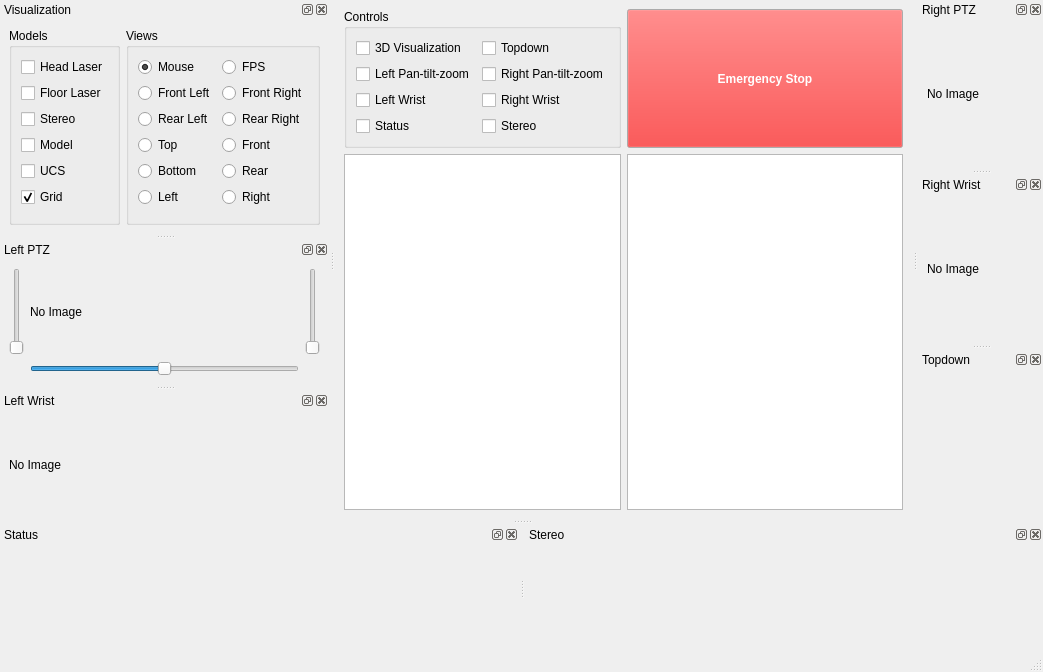
<ui version="4.0" >
 <class>Launcher</class>
 <widget class="QMainWindow" name="Launcher" >
  <property name="geometry" >
   <rect>
    <x>0</x>
    <y>0</y>
    <width>1043</width>
    <height>672</height>
   </rect>
  </property>
  <property name="sizePolicy" >
   <sizepolicy vsizetype="Preferred" hsizetype="Preferred" >
    <horstretch>0</horstretch>
    <verstretch>0</verstretch>
   </sizepolicy>
  </property>
  <property name="windowTitle" >
   <string>Launcher</string>
  </property>
  <property name="dockNestingEnabled" >
   <bool>false</bool>
  </property>
  <widget class="QWidget" name="centralwidget" >
   <layout class="QGridLayout" >
    <item row="0" column="0" >
     <widget class="QGroupBox" name="Controls_GB" >
      <property name="title" >
       <string>Controls</string>
      </property>
      <layout class="QGridLayout" >
       <item row="0" column="0" >
        <widget class="QCheckBox" name="Visualization_CB" >
         <property name="text" >
          <string>3D Visualization</string>
         </property>
        </widget>
       </item>
       <item row="0" column="1" >
        <widget class="QCheckBox" name="Topdown_CB" >
         <property name="text" >
          <string>Topdown</string>
         </property>
        </widget>
       </item>
       <item row="1" column="0" >
        <widget class="QCheckBox" name="PTZL_CB" >
         <property name="text" >
          <string>Left Pan-tilt-zoom</string>
         </property>
        </widget>
       </item>
       <item row="1" column="1" >
        <widget class="QCheckBox" name="PTZR_CB" >
         <property name="text" >
          <string>Right Pan-tilt-zoom</string>
         </property>
        </widget>
       </item>
       <item row="2" column="0" >
        <widget class="QCheckBox" name="WristL_CB" >
         <property name="text" >
          <string>Left Wrist</string>
         </property>
        </widget>
       </item>
       <item row="2" column="1" >
        <widget class="QCheckBox" name="WristR_CB" >
         <property name="text" >
          <string>Right Wrist</string>
         </property>
        </widget>
       </item>
       <item row="3" column="0" >
        <widget class="QCheckBox" name="Status_CB" >
         <property name="text" >
          <string>Status</string>
         </property>
        </widget>
       </item>
       <item row="3" column="1" >
        <widget class="QCheckBox" name="Stereo_CB" >
         <property name="text" >
          <string>Stereo</string>
         </property>
        </widget>
       </item>
      </layout>
     </widget>
    </item>
    <item row="0" column="1" >
     <widget class="QPushButton" name="Emergency_PB" >
      <property name="sizePolicy" >
       <sizepolicy vsizetype="Minimum" hsizetype="Minimum" >
        <horstretch>0</horstretch>
        <verstretch>0</verstretch>
       </sizepolicy>
      </property>
      <property name="minimumSize" >
       <size>
        <width>275</width>
        <height>100</height>
       </size>
      </property>
      <property name="palette" >
       <palette>
        <active>
         <colorrole role="WindowText" >
          <brush brushstyle="SolidPattern" >
           <color alpha="255" >
            <red>0</red>
            <green>0</green>
            <blue>0</blue>
           </color>
          </brush>
         </colorrole>
         <colorrole role="Button" >
          <brush brushstyle="SolidPattern" >
           <color alpha="255" >
            <red>255</red>
            <green>0</green>
            <blue>0</blue>
           </color>
          </brush>
         </colorrole>
         <colorrole role="Text" >
          <brush brushstyle="SolidPattern" >
           <color alpha="255" >
            <red>0</red>
            <green>0</green>
            <blue>0</blue>
           </color>
          </brush>
         </colorrole>
         <colorrole role="ButtonText" >
          <brush brushstyle="SolidPattern" >
           <color alpha="255" >
            <red>255</red>
            <green>255</green>
            <blue>255</blue>
           </color>
          </brush>
         </colorrole>
        </active>
        <inactive>
         <colorrole role="WindowText" >
          <brush brushstyle="SolidPattern" >
           <color alpha="255" >
            <red>0</red>
            <green>0</green>
            <blue>0</blue>
           </color>
          </brush>
         </colorrole>
         <colorrole role="Button" >
          <brush brushstyle="SolidPattern" >
           <color alpha="255" >
            <red>255</red>
            <green>0</green>
            <blue>0</blue>
           </color>
          </brush>
         </colorrole>
         <colorrole role="Text" >
          <brush brushstyle="SolidPattern" >
           <color alpha="255" >
            <red>0</red>
            <green>0</green>
            <blue>0</blue>
           </color>
          </brush>
         </colorrole>
         <colorrole role="ButtonText" >
          <brush brushstyle="SolidPattern" >
           <color alpha="255" >
            <red>255</red>
            <green>255</green>
            <blue>255</blue>
           </color>
          </brush>
         </colorrole>
        </inactive>
        <disabled>
         <colorrole role="WindowText" >
          <brush brushstyle="SolidPattern" >
           <color alpha="255" >
            <red>115</red>
            <green>115</green>
            <blue>116</blue>
           </color>
          </brush>
         </colorrole>
         <colorrole role="Button" >
          <brush brushstyle="SolidPattern" >
           <color alpha="255" >
            <red>255</red>
            <green>0</green>
            <blue>0</blue>
           </color>
          </brush>
         </colorrole>
         <colorrole role="Text" >
          <brush brushstyle="SolidPattern" >
           <color alpha="255" >
            <red>115</red>
            <green>115</green>
            <blue>116</blue>
           </color>
          </brush>
         </colorrole>
         <colorrole role="ButtonText" >
          <brush brushstyle="SolidPattern" >
           <color alpha="255" >
            <red>115</red>
            <green>115</green>
            <blue>116</blue>
           </color>
          </brush>
         </colorrole>
        </disabled>
       </palette>
      </property>
      <property name="font" >
       <font>
        <weight>75</weight>
        <bold>true</bold>
       </font>
      </property>
      <property name="text" >
       <string>Emergency Stop</string>
      </property>
     </widget>
    </item>
    <item row="1" column="0" >
     <widget class="QTextEdit" name="Console_TE" >
      <property name="acceptDrops" >
       <bool>false</bool>
      </property>
      <property name="undoRedoEnabled" >
       <bool>false</bool>
      </property>
      <property name="acceptRichText" >
       <bool>true</bool>
      </property>
      <property name="textInteractionFlags" >
       <set>Qt::TextBrowserInteraction</set>
      </property>
     </widget>
    </item>
    <item row="1" column="1" >
     <widget class="QTextEdit" name="Ros_TE" >
      <property name="acceptDrops" >
       <bool>false</bool>
      </property>
      <property name="undoRedoEnabled" >
       <bool>false</bool>
      </property>
      <property name="readOnly" >
       <bool>true</bool>
      </property>
      <property name="acceptRichText" >
       <bool>true</bool>
      </property>
      <property name="textInteractionFlags" >
       <set>Qt::TextBrowserInteraction</set>
      </property>
     </widget>
    </item>
   </layout>
  </widget>
  <widget class="QMenuBar" name="menubar" >
   <property name="geometry" >
    <rect>
     <x>0</x>
     <y>0</y>
     <width>1043</width>
     <height>30</height>
    </rect>
   </property>
  </widget>
  <widget class="QStatusBar" name="statusbar" />
  <widget class="QDockWidget" name="Visualization_DW" >
   <property name="windowModality" >
    <enum>Qt::NonModal</enum>
   </property>
   <property name="enabled" >
    <bool>true</bool>
   </property>
   <property name="sizePolicy" >
    <sizepolicy vsizetype="Minimum" hsizetype="Minimum" >
     <horstretch>0</horstretch>
     <verstretch>0</verstretch>
    </sizepolicy>
   </property>
   <property name="minimumSize" >
    <size>
     <width>125</width>
     <height>125</height>
    </size>
   </property>
   <property name="baseSize" >
    <size>
     <width>110</width>
     <height>110</height>
    </size>
   </property>
   <property name="focusPolicy" >
    <enum>Qt::NoFocus</enum>
   </property>
   <property name="floating" >
    <bool>false</bool>
   </property>
   <property name="features" >
    <set>QDockWidget::AllDockWidgetFeatures</set>
   </property>
   <property name="windowTitle" >
    <string>Visualization</string>
   </property>
   <attribute name="dockWidgetArea" >
    <number>1</number>
   </attribute>
   <widget class="QWidget" name="dockWidgetContents" >
    <layout class="QGridLayout" >
     <item row="0" column="0" >
      <widget class="QGroupBox" name="Models_GB" >
       <property name="title" >
        <string>Models</string>
       </property>
       <layout class="QGridLayout" >
        <item row="0" column="0" >
         <widget class="QCheckBox" name="HeadLaser_CB" >
          <property name="text" >
           <string>Head Laser</string>
          </property>
         </widget>
        </item>
        <item row="1" column="0" >
         <widget class="QCheckBox" name="FloorLaser_CB" >
          <property name="text" >
           <string>Floor Laser</string>
          </property>
         </widget>
        </item>
        <item row="2" column="0" >
         <widget class="QCheckBox" name="StereoCloud_CB" >
          <property name="text" >
           <string>Stereo</string>
          </property>
         </widget>
        </item>
        <item row="3" column="0" >
         <widget class="QCheckBox" name="Model_CB" >
          <property name="text" >
           <string>Model</string>
          </property>
         </widget>
        </item>
        <item row="4" column="0" >
         <widget class="QCheckBox" name="UCS_CB" >
          <property name="text" >
           <string>UCS</string>
          </property>
         </widget>
        </item>
        <item row="5" column="0" >
         <widget class="QCheckBox" name="Grid_CB" >
          <property name="text" >
           <string>Grid</string>
          </property>
          <property name="checked" >
           <bool>true</bool>
          </property>
         </widget>
        </item>
       </layout>
      </widget>
     </item>
     <item row="0" column="1" >
      <widget class="QGroupBox" name="Views_GB" >
       <property name="title" >
        <string>Views</string>
       </property>
       <property name="flat" >
        <bool>false</bool>
       </property>
       <layout class="QGridLayout" >
        <item row="1" column="0" >
         <widget class="QRadioButton" name="ViewTFL_RB" >
          <property name="text" >
           <string>Front Left</string>
          </property>
         </widget>
        </item>
        <item row="1" column="1" >
         <widget class="QRadioButton" name="ViewTFR_RB" >
          <property name="text" >
           <string>Front Right</string>
          </property>
         </widget>
        </item>
        <item row="2" column="0" >
         <widget class="QRadioButton" name="ViewTRL_RB" >
          <property name="text" >
           <string>Rear Left</string>
          </property>
         </widget>
        </item>
        <item row="2" column="1" >
         <widget class="QRadioButton" name="ViewTRR_RB" >
          <property name="text" >
           <string>Rear Right</string>
          </property>
         </widget>
        </item>
        <item row="3" column="0" >
         <widget class="QRadioButton" name="ViewT_RB" >
          <property name="text" >
           <string>Top</string>
          </property>
         </widget>
        </item>
        <item row="3" column="1" >
         <widget class="QRadioButton" name="ViewF_RB" >
          <property name="text" >
           <string>Front</string>
          </property>
         </widget>
        </item>
        <item row="4" column="0" >
         <widget class="QRadioButton" name="ViewB_RB" >
          <property name="text" >
           <string>Bottom</string>
          </property>
         </widget>
        </item>
        <item row="4" column="1" >
         <widget class="QRadioButton" name="ViewR_RB" >
          <property name="text" >
           <string>Rear</string>
          </property>
         </widget>
        </item>
        <item row="5" column="0" >
         <widget class="QRadioButton" name="ViewS_RB" >
          <property name="text" >
           <string>Left</string>
          </property>
         </widget>
        </item>
        <item row="5" column="1" >
         <widget class="QRadioButton" name="ViewD_RB" >
          <property name="text" >
           <string>Right</string>
          </property>
         </widget>
        </item>
        <item row="0" column="0" >
         <widget class="QRadioButton" name="ViewMaya_RB" >
          <property name="text" >
           <string>Mouse</string>
          </property>
          <property name="checked" >
           <bool>true</bool>
          </property>
         </widget>
        </item>
        <item row="0" column="1" >
         <widget class="QRadioButton" name="ViewFPS_RB" >
          <property name="text" >
           <string>FPS</string>
          </property>
         </widget>
        </item>
       </layout>
      </widget>
     </item>
    </layout>
   </widget>
  </widget>
  <widget class="QDockWidget" name="PTZL_DW" >
   <property name="sizePolicy" >
    <sizepolicy vsizetype="Minimum" hsizetype="Minimum" >
     <horstretch>0</horstretch>
     <verstretch>0</verstretch>
    </sizepolicy>
   </property>
   <property name="minimumSize" >
    <size>
     <width>125</width>
     <height>125</height>
    </size>
   </property>
   <property name="windowTitle" >
    <string>Left PTZ</string>
   </property>
   <attribute name="dockWidgetArea" >
    <number>1</number>
   </attribute>
   <widget class="QWidget" name="dockWidgetContents_3" >
    <layout class="QGridLayout" >
     <item row="0" column="1" >
      <widget class="QLabel" name="PTZL_IL" >
       <property name="text" >
        <string>No Image</string>
       </property>
       <property name="textInteractionFlags" >
        <set>Qt::NoTextInteraction</set>
       </property>
      </widget>
     </item>
     <item row="1" column="1" >
      <widget class="QSlider" name="panPTZL_S" >
       <property name="toolTip" >
        <string>Pan</string>
       </property>
       <property name="minimum" >
        <number>-169</number>
       </property>
       <property name="maximum" >
        <number>169</number>
       </property>
       <property name="orientation" >
        <enum>Qt::Horizontal</enum>
       </property>
      </widget>
     </item>
     <item row="0" column="2" >
      <widget class="QSlider" name="tiltPTZL_S" >
       <property name="toolTip" >
        <string>Tilt</string>
       </property>
       <property name="minimum" >
        <number>-10</number>
       </property>
       <property name="maximum" >
        <number>90</number>
       </property>
       <property name="sliderPosition" >
        <number>-10</number>
       </property>
       <property name="orientation" >
        <enum>Qt::Vertical</enum>
       </property>
      </widget>
     </item>
     <item row="0" column="0" >
      <widget class="QSlider" name="zoomPTZL_S" >
       <property name="toolTip" >
        <string>Zoom</string>
       </property>
       <property name="maximum" >
        <number>10000</number>
       </property>
       <property name="singleStep" >
        <number>100</number>
       </property>
       <property name="pageStep" >
        <number>1000</number>
       </property>
       <property name="orientation" >
        <enum>Qt::Vertical</enum>
       </property>
      </widget>
     </item>
    </layout>
   </widget>
  </widget>
  <widget class="QDockWidget" name="PTZR_DW" >
   <property name="sizePolicy" >
    <sizepolicy vsizetype="Minimum" hsizetype="Minimum" >
     <horstretch>0</horstretch>
     <verstretch>0</verstretch>
    </sizepolicy>
   </property>
   <property name="minimumSize" >
    <size>
     <width>125</width>
     <height>125</height>
    </size>
   </property>
   <property name="floating" >
    <bool>false</bool>
   </property>
   <property name="windowTitle" >
    <string>Right PTZ</string>
   </property>
   <attribute name="dockWidgetArea" >
    <number>2</number>
   </attribute>
   <widget class="QWidget" name="dockWidgetContents_4" >
    <layout class="QGridLayout" >
     <item row="0" column="0" >
      <widget class="QLabel" name="PTZR_IL" >
       <property name="text" >
        <string>No Image</string>
       </property>
      </widget>
     </item>
    </layout>
   </widget>
  </widget>
  <widget class="QDockWidget" name="WristR_DW" >
   <property name="sizePolicy" >
    <sizepolicy vsizetype="Minimum" hsizetype="Minimum" >
     <horstretch>0</horstretch>
     <verstretch>0</verstretch>
    </sizepolicy>
   </property>
   <property name="minimumSize" >
    <size>
     <width>125</width>
     <height>125</height>
    </size>
   </property>
   <property name="windowTitle" >
    <string>Right Wrist</string>
   </property>
   <attribute name="dockWidgetArea" >
    <number>2</number>
   </attribute>
   <widget class="QWidget" name="dockWidgetContents_5" >
    <layout class="QGridLayout" >
     <item row="0" column="0" >
      <widget class="QLabel" name="WristR_IL" >
       <property name="text" >
        <string>No Image</string>
       </property>
      </widget>
     </item>
    </layout>
   </widget>
  </widget>
  <widget class="QDockWidget" name="WristL_DW" >
   <property name="sizePolicy" >
    <sizepolicy vsizetype="Minimum" hsizetype="Minimum" >
     <horstretch>0</horstretch>
     <verstretch>0</verstretch>
    </sizepolicy>
   </property>
   <property name="minimumSize" >
    <size>
     <width>125</width>
     <height>125</height>
    </size>
   </property>
   <property name="windowTitle" >
    <string>Left Wrist</string>
   </property>
   <attribute name="dockWidgetArea" >
    <number>1</number>
   </attribute>
   <widget class="QWidget" name="dockWidgetContents_6" >
    <layout class="QGridLayout" >
     <item row="0" column="0" >
      <widget class="QLabel" name="WristL_IL" >
       <property name="text" >
        <string>No Image</string>
       </property>
      </widget>
     </item>
    </layout>
   </widget>
  </widget>
  <widget class="QDockWidget" name="Topdown_DW" >
   <property name="sizePolicy" >
    <sizepolicy vsizetype="Minimum" hsizetype="Minimum" >
     <horstretch>0</horstretch>
     <verstretch>0</verstretch>
    </sizepolicy>
   </property>
   <property name="minimumSize" >
    <size>
     <width>125</width>
     <height>125</height>
    </size>
   </property>
   <property name="windowTitle" >
    <string>Topdown</string>
   </property>
   <attribute name="dockWidgetArea" >
    <number>2</number>
   </attribute>
   <widget class="QWidget" name="dockWidgetContents_7" />
  </widget>
  <widget class="QDockWidget" name="Status_DW" >
   <property name="sizePolicy" >
    <sizepolicy vsizetype="Minimum" hsizetype="Minimum" >
     <horstretch>0</horstretch>
     <verstretch>0</verstretch>
    </sizepolicy>
   </property>
   <property name="minimumSize" >
    <size>
     <width>125</width>
     <height>125</height>
    </size>
   </property>
   <property name="windowTitle" >
    <string>Status</string>
   </property>
   <attribute name="dockWidgetArea" >
    <number>8</number>
   </attribute>
   <widget class="QWidget" name="dockWidgetContents_8" />
  </widget>
  <widget class="QDockWidget" name="Stereo_DW" >
   <property name="sizePolicy" >
    <sizepolicy vsizetype="Minimum" hsizetype="Minimum" >
     <horstretch>0</horstretch>
     <verstretch>0</verstretch>
    </sizepolicy>
   </property>
   <property name="minimumSize" >
    <size>
     <width>125</width>
     <height>125</height>
    </size>
   </property>
   <property name="windowTitle" >
    <string>Stereo</string>
   </property>
   <attribute name="dockWidgetArea" >
    <number>8</number>
   </attribute>
   <widget class="QWidget" name="dockWidgetContents_9" />
  </widget>
 </widget>
 <resources/>
 <connections/>
</ui>
